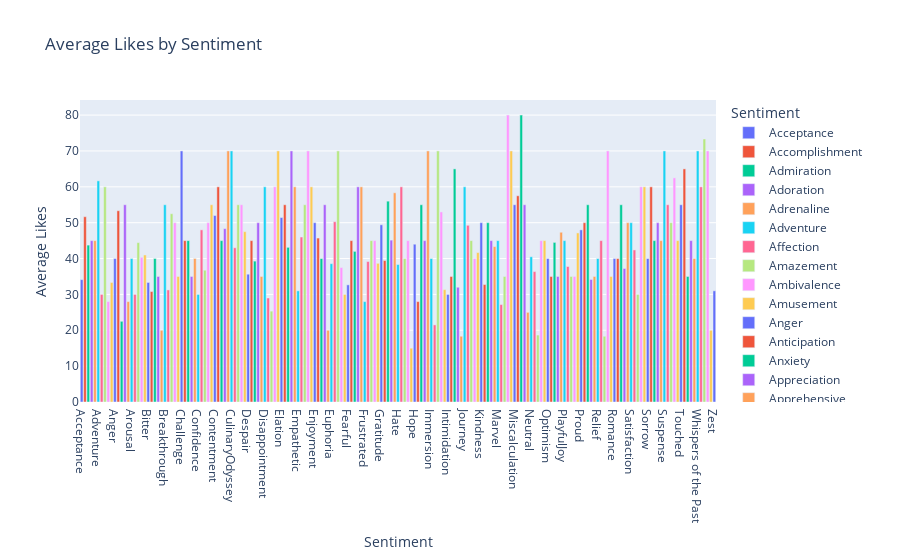

Notebook code for this chart:
### Code cell
# Group by sentiment and calculate average likes
avg_likes_sentiment = df.groupby('sentiment')['likes'].mean().reset_index()
fig = px.bar(
    avg_likes_sentiment,
    x='sentiment',
    y='likes',
    title='Average Likes by Sentiment',
    labels={'likes': 'Average Likes', 'sentiment': 'Sentiment'},
    color='sentiment'
)
fig.update_layout(xaxis_title='Sentiment', yaxis_title='Average Likes')
fig.show()
